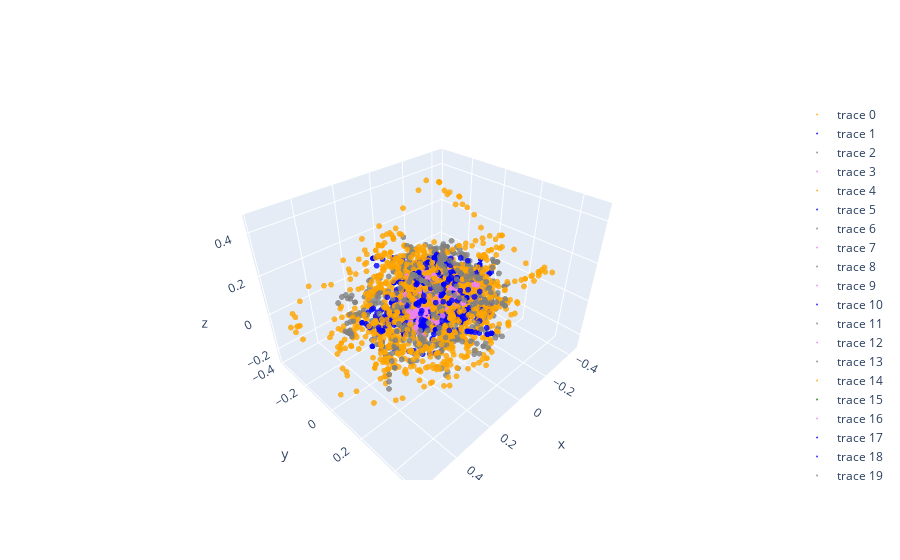

Notebook source saved alongside this figure:
### Markdown cell above
In the next cell, we visualize the ralation between the first 3 principal components of the firing rate.

### Code cell
import plotly.graph_objects as go
import numpy as np
from sklearn.decomposition import PCA

n_components = 3
pca_sim = PCA(n_components=n_components)

color = ['green', 'violet','blue', 'grey', 'orange']

ax = go.Figure()

for shot in range(64):
    temp = X_test_smooth[shot]
    principalComponents = pca_sim.fit_transform(np.swapaxes(temp,0,1))
    marker_dict=dict(
    size=2,
    color=color[Y_test[shot]],   # choose a colorscale
    opacity=0.8
    )
    ax.add_scatter3d(x=principalComponents[:,0], y=principalComponents[:,1], z=principalComponents[:,2],mode='markers', marker=marker_dict)


ax.show()
